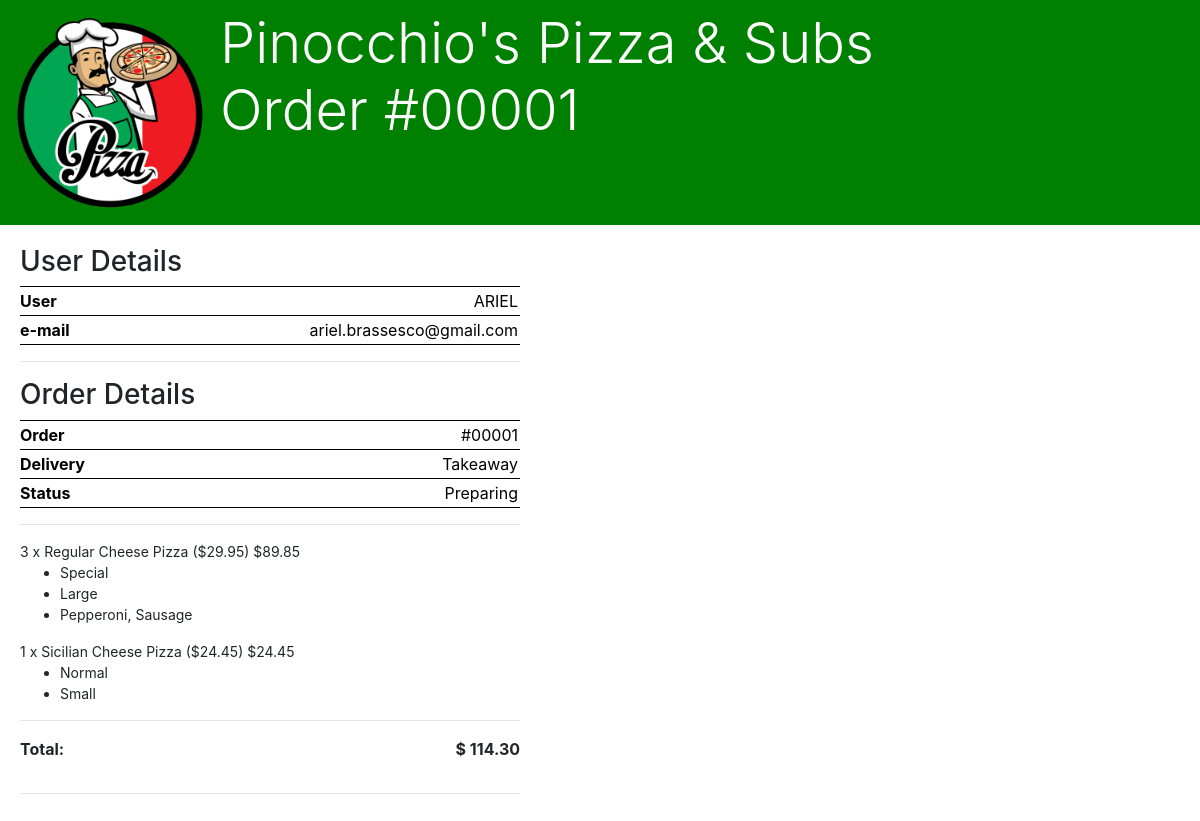
Page /owner/orders/1 (signed in) on the committed database.
### orders/models.py (models this page shows, shortened)
class Place(models.Model):
    name = models.CharField('Restaurant', max_length=100)
    address = models.CharField('Address', max_length=150)
    phone_number = models.CharField('Phone Number', max_length=17)
    image = models.ImageField(upload_to='owner/%Y/%m/%d')
    schedule = models.ManyToManyField(Schedule, related_name="opening")

### shoppingcart/models.py (models this page shows, shortened)
class Order(models.Model):
    DELIVERY_MODES = [
        ('D','Delivery'),
        ('T','Takeaway')
    ]
    STATUS_CHOICES = [
        ('1', 'Processing'),
        ('2', 'Preparing'),
        ('3', 'Delivering'),
        ('4', 'Ready'),
    ]
    order_number = models.AutoField(primary_key=True)
    user = models.ForeignKey(User, on_delete=models.CASCADE, related_name='orders')
    session_id = models.CharField(max_length=80)
    date_order = models.DateTimeField(auto_now_add=True)
    deli_mode = models.CharField(max_length=15, choices=DELIVERY_MODES, default='T')
    address = models.TextField(blank=True, null=True)
    status = models.CharField(max_length=15, choices=STATUS_CHOICES, default='1')
    total = models.FloatField(default=0.0)
    def __str__(self):
        return f"#{self.order_number:05d}"

class OrderItem(models.Model):
    order = models.ForeignKey(Order, on_delete=models.CASCADE, related_name='items')
    item_id = models.UUIDField()
    quantity = models.PositiveIntegerField(default=1)
    product = models.CharField(max_length=100)
    presentation = models.CharField(max_length=100)
    size = models.CharField(max_length=30, blank=True)
    additional = models.TextField(blank=True)
    price_unitary = models.FloatField(default=0.0)
    total = models.FloatField(default=0.0)

### orders/views.py (the view)
# urls.py: path("owner/orders/<int:order>", views.owner_items, name="owner_order_items"),
def owner_items(request, order):
    if not (request.user.is_authenticated and request.user.is_staff):
        return HttpResponseRedirect(reverse('orders:index'))
    context = {
        'order': Order.objects.select_related().get(order_number=order),
        'items': OrderItem.objects.select_related().filter(order=order)
    }
    return render(request, 'orders/order_items_manage.html', context)

### orders/context_processors.py (called while the page is built)
def place_info(request):
    return {
        'PLACE': Place.objects.select_related().first(),
        }

### orders/templates/orders/order_items_manage.html (shortened to what this page needs)
{% extends "orders/base.html" %}
{% load static %}
{% block css%}
<link rel="stylesheet" type="text/css" href="{% static 'orders/css/show_place.css' %}">
<link rel="stylesheet" type="text/css" href="{% static 'orders/css/orders_manage.css' %}">
<link rel="stylesheet" type="text/css" href="{% static 'css/responsive_header.css' %}">
{% endblock%}
{% block body%}
<div class="mainPage">
    <div class="grid-header">
        <div class="place-info">
            <img src="{{PLACE.image.url}}" alt="{{ PLACE.name }}">
            <h1 class="display-4">{{PLACE.name}} <br>Order {{ order }}</h1>
        </div>
    </div>
    <div class="grid-main grid-order-detail">
        <div>
            <h3> User Details</h3>
            <table class="order-detail">
                <tr>
                    <td>User</td>
                    <td>{{order.user.username|upper}}</td>
                </tr>
                <tr>
                    <td>e-mail</td>
                    <td>{{order.user.email}}</td>
                </tr>
            </table>
            <hr>
        </div>
        <div>
            <h3> Order Details</h3>
            <table class="order-detail">
                <tr>
                    <td>Order</td>
                    <td>{{order}}</td>
                </tr>
                <tr>
                    <td>Delivery</td>
                    <td>{{order.get_deli_mode_display}}</td>
                </tr>
                <tr>
                    <td>Status</td>
                    <td>{{order.get_status_display}}</td>
                </tr>
            </table>
            <hr>
            {% for item in items%}
            <div class="item-detail">
                <p> {{item.quantity}} x {{item.product}} (${{item.price_unitary|floatformat:2}}) ${{item.total|floatformat:2}}</p>
                <ul>
                    <li>{{item.presentation}}</li>
                    <li>{{item.size}}</li>
                    {% if item.additional %}
                    <li>{{item.additional}}</li>
                    {% endif %}
                </ul>
            </div>
            {% endfor %}
            <hr>
            <div class="order-total">
                <p>Total: </p> <p>$ {{order.total|floatformat:2}}</p>
            </div>
            <hr>
        </div>
    </div>
</div>
{% endblock%}

### orders/static/orders/css/show_place.css (style rules this page uses)
.place-info { display: flex; }
.place-info img { width: 200px; align-self: center; }

### orders/static/orders/css/orders_manage.css (style rules this page uses)
.mainPage { display: -webkit-box; display: -moz-grid; display: grid; grid-template-areas: "header" "main" "footer"; grid-template-columns: 100%; grid-template-rows: auto; align-content: flex-start; justify-content: center; }
.grid-header { grid-area: header; position: relative; background-color: green; color: white; padding: 10px; }
.grid-header img { float: left; margin-right: 10px; }
.grid-main { grid-area: main; margin: 20px; overflow: scroll; }
th,td { border: 1px solid #ccc; }
td { text-align: left; padding-left: 10px; }
td:last-child { text-align: center; padding: 2px; }
tr:nth-child(odd) { background-color: #ccc; }
table.order-detail { width: 100%; }
.order-detail tr { color: black; background-color: white; }
.order-detail td { border: none; border-top: 1px solid black; border-bottom: 1px solid black; }
.order-detail td:first-child { padding-left: 0; padding-right: 10px; text-align: left; font-weight: bold; }
.order-detail td:last-child { text-align: right; }
.item-detail { font-size: 14px; text-align: justify; }
.item-detail p { margin-bottom: 0; }
.order-total { display: flex; justify-content: space-between; font-weight: bold; }
.grid-order-detail { max-width: 500px; }

### rows in the picture
Place: image (picture), name "Pinocchio's Pizza & Subs"
Order: order_number "#00001", user.username "ARIEL", user.email "ariel.brassesco@gmail.com", deli_mode "Takeaway", status "Preparing", total "114.30"
OrderItem: quantity "3", product "Regular Cheese Pizza", price_unitary "29.95", total "89.85", presentation "Special", size "Large", additional "Pepperoni, Sausage"
OrderItem: quantity "1", product "Sicilian Cheese Pizza", price_unitary "24.45", total "24.45", presentation "Normal", size "Small"
